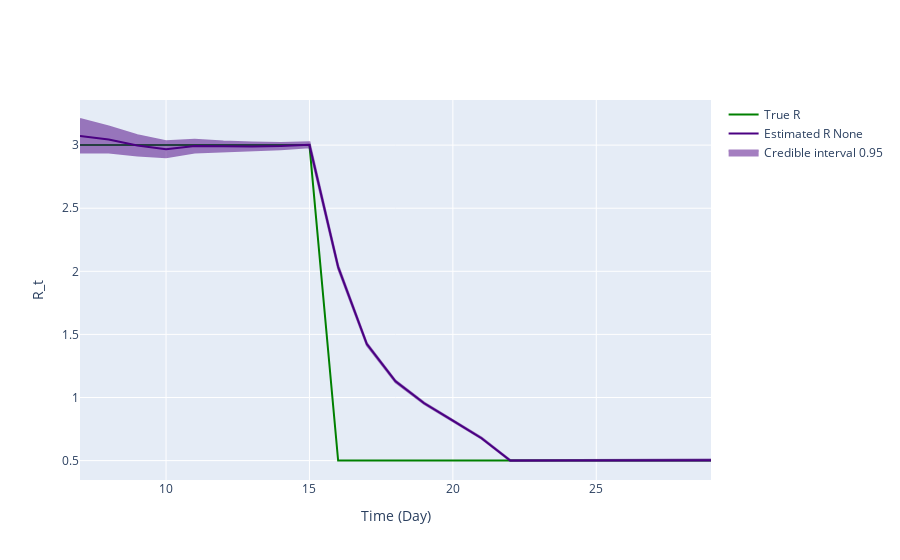

Notebook code cell kept with this figure:
### Code cell
fig = ReproductionNumberPlot()

fig.add_ground_truth_rt(ground_truth)
fig.add_interval_rt(interval)

fig.update_labels(time_label='Time (Day)', r_label='R_t')

fig.show_figure()

### Figure 1 — Plotly figure (JSON) as saved in the notebook; plotly's stock layout.template omitted (floating-point values rounded to 4 significant figures)
{"data": [{"line": {"color": "green"}, "mode": "lines", "name": "True R", "type": "scatter", "x": [7, 8, 9, 10, 11, 12, 13, 14, 15, 16, 17, 18, 19, 20, 21, 22, 23, 24, 25, 26, 27, 28, 29], "y": [3, 3, 3, 3, 3, 3, 3, 3, 3, 0.5, 0.5, 0.5, 0.5, 0.5, 0.5, 0.5, 0.5, 0.5, 0.5, 0.5, 0.5, 0.5, 0.5]}, {"line": {"color": "indigo"}, "mode": "lines", "name": "Estimated R None", "type": "scatter", "x": [7, 8, 9, 10, 11, 12, 13, 14, 15, 16, 17, 18, 19, 20, 21, 22, 23, 24, 25, 26, 27, 28, 29], "y": [3.073, 3.044, 2.997, 2.967, 2.992, 2.988, 2.99, 2.992, 3.003, 2.034, 1.423, 1.128, 0.9542, 0.8169, 0.6775, 0.5002, 0.5013, 0.5025, 0.5023, 0.5049, 0.5056, 0.5046, 0.5035]}, {"fill": "toself", "fillcolor": "indigo", "line": {"color": "indigo"}, "mode": "lines", "name": "Credible interval 0.95", "opacity": 0.5, "showlegend": true, "type": "scatter", "x": [7, 8, 9, 10, 11, 12, 13, 14, 15, 16, 17, 18, 19, 20, 21, 22, 23, 24, 25, 26, 27, 28, 29, 29, 28, 27, 26, 25, 24, 23, 22, 21, 20, 19, 18, 17, 16, 15, 14, 13, 12, 11, 10, 9, 8, 7], "y": [3.207, 3.147, 3.079, 3.031, 3.043, 3.028, 3.022, 3.017, 3.023, 2.047, 1.432, 1.134, 0.9596, 0.8216, 0.6815, 0.5036, 0.5046, 0.506, 0.506, 0.5087, 0.5095, 0.5087, 0.5078, 0.4993, 0.5005, 0.5016, 0.5011, 0.4987, 0.499, 0.4979, 0.4968, 0.6734, 0.8123, 0.9488, 1.121, 1.414, 2.021, 2.983, 2.967, 2.958, 2.948, 2.942, 2.904, 2.917, 2.942, 2.942]}], "layout": {"hovermode": "x unified", "xaxis": {"title": {"text": "Time (Day)"}}, "yaxis": {"title": {"text": "R_t"}}}}
